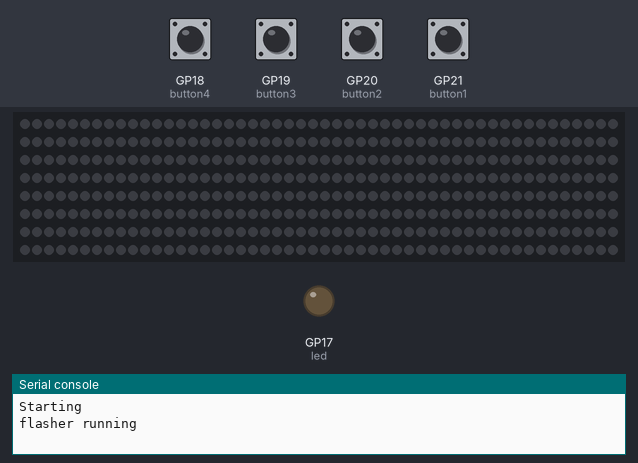
Bench run of a program on a simulated Raspberry Pi Pico running MicroPython. Shown: 400 RGB LEDs in strip order, left to right, continuing on the next row, output pins drawn as LEDs (lit = HIGH), the last lines printed to the serial console. The test bench sets the inputs (shaded band); at power-on: GP18 (button4), GP19 (button3), GP20 (button2), GP21 (button1) HIGH. Dim RGB values are drawn brighter than linear; the clock reads 2024-03-15 10:24:30 at power-on unless the program sets it; library files of the repository ran but are not shown: ws2812.py.

Above: at 1.2 s.
1.3 s: GP19 (button3) pulled LOW for 0.15 s
At 1.38 s:
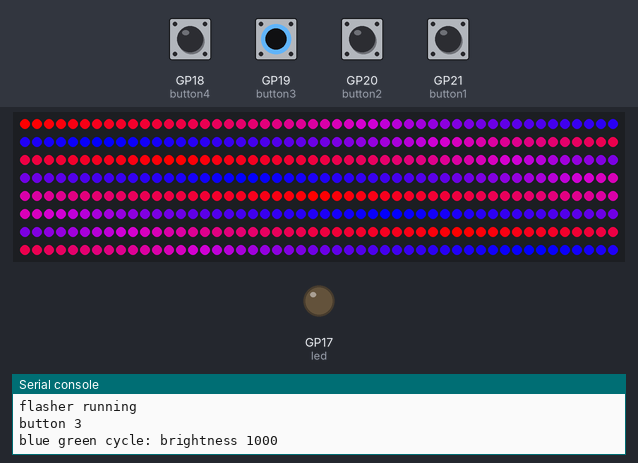
4.3 s: GP18 (button4) pulled LOW for 0.15 s
At 5.7 s:
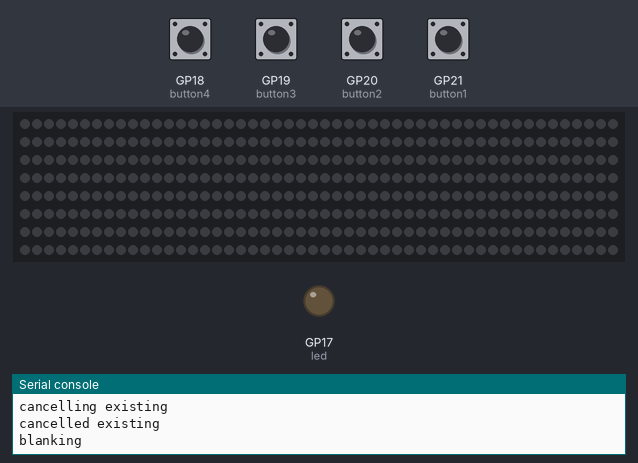
7.4 s: GP20 (button2) pulled LOW for 0.15 s
At 10.05 s:
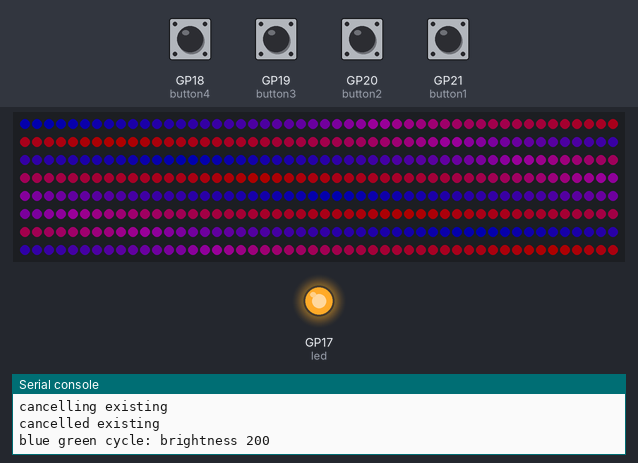
10.4 s: GP19 (button3) pulled LOW for 1 s
At 10.64 s:
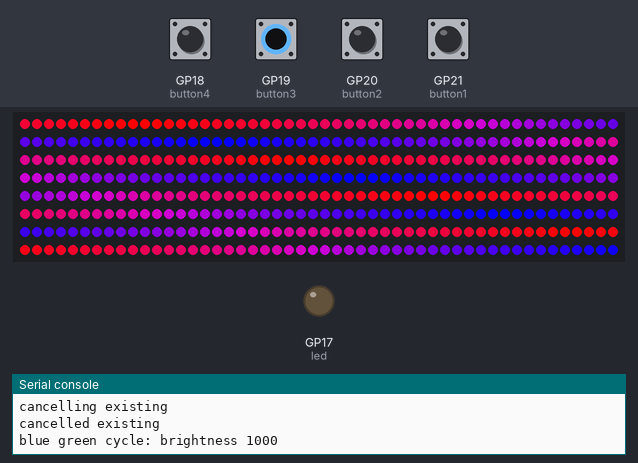
13.4 s: GP20 (button2) pulled LOW for 1 s
At 13.48 s:
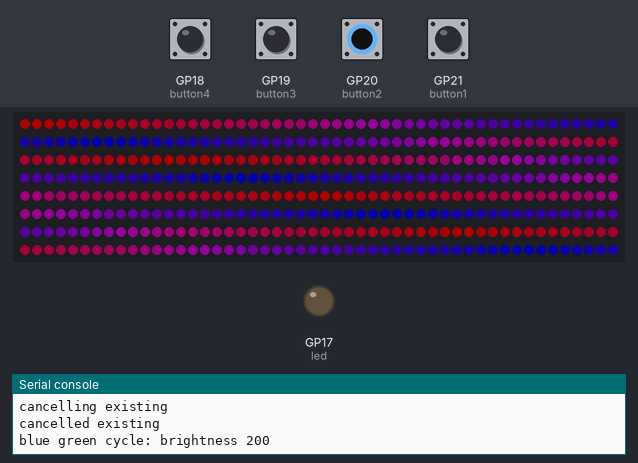
16.4 s: GP18 (button4) pulled LOW for 1 s
At 17.2 s:
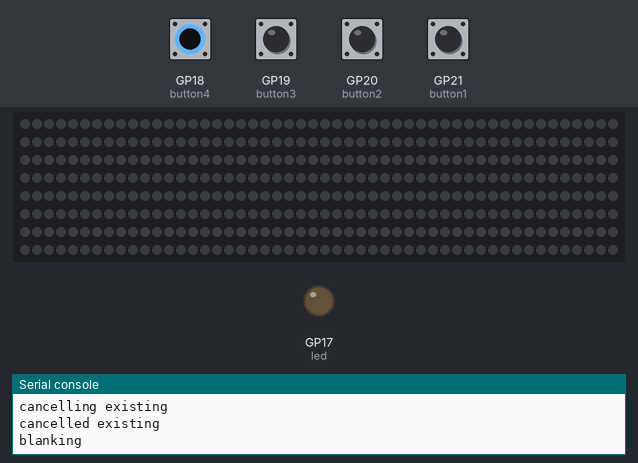
Timing chart, 0 to 20.5 s (numbered marks = the images above; inputs shaded):
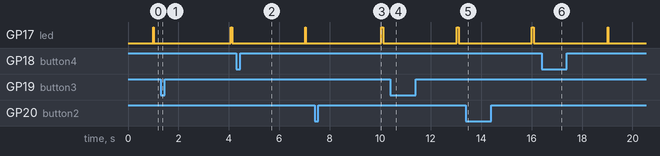

Measured:
- after the input at 1.3 s, the LEDs: change after 0.07 s (image 1)
- after the input at 4.3 s, the LEDs: change after 0.10 s (image 2)
- after the input at 7.4 s, the LEDs: first change after 0.10 s (image 3 shows a later state)
- after the input at 16.4 s, the LEDs: change after 0.09 s (image 6)

The program:

main.py
```python
# Example using PIO to drive a set of WS2812 LEDs.

import ws2812
import uasyncio
import machine
import utime

BLACK = (0, 0, 0)
RED = (255, 0, 0)
YELLOW = (255, 150, 0)
GREEN = (0, 255, 0)
CYAN = (0, 255, 255)
BLUE = (0, 0, 255)
PURPLE = (180, 0, 255)
WHITE = (255, 255, 255)
COLORS = (BLACK, RED, YELLOW, GREEN, CYAN, BLUE, PURPLE, WHITE)

button1 = machine.Pin(21, machine.Pin.IN, machine.Pin.PULL_UP)
button2 = machine.Pin(20, machine.Pin.IN, machine.Pin.PULL_UP)
button3 = machine.Pin(19, machine.Pin.IN, machine.Pin.PULL_UP)
button4 = machine.Pin(18, machine.Pin.IN, machine.Pin.PULL_UP)

print("Starting")
led = machine.Pin(17, machine.Pin.OUT)

debounce = 1

machine.freq(180000000)


async def blank():
    try:
        print("blanking")
        ws2812.pixels_fill(BLACK)
        await ws2812.pixels_show()
    except uasyncio.CancelledError:
        pass


async def blue_green(milli_brightness:int=1000):
    try:
        print(f"blue green cycle: brightness {milli_brightness}")
        color_range = list(range(85, 170, 1)) + list(range(169, 86, -1))
        await ws2812.rainbow_cycle_2(0, color_range, 2592000, 100, 1.5, milli_brightness)
        print(f"blue green cycle ended: brightness {milli_brightness}")
    except uasyncio.CancelledError:
        pass


async def led_flash():
    try:
        start_time = utime.time()
        while True:
            while utime.time() < start_time + 1:
                await uasyncio.sleep(0.05)
            led.value(1)
            await uasyncio.sleep(0.02)
            led.value(0)
            start_time += 3
    except uasyncio.CancelledError:
        pass


async def main():
    pressed = utime.time()-debounce
    running_task = None
    uasyncio.create_task(led_flash())
    print("flasher running")
    while True:
        if not button1.value() and utime.time() > pressed+debounce:
            print("button 1")
            pressed=utime.time()
            if running_task:
                print("cancelling existing")
                running_task.cancel()
                await running_task
                print("cancelled existing")
            running_task = uasyncio.create_task(blank())
        if not button4.value() and utime.time() > pressed+debounce:
            print("button 4")
            pressed=utime.time()
            if running_task:
                print("cancelling existing")
                running_task.cancel()
                await running_task
                print("cancelled existing")
            running_task = uasyncio.create_task(blank())
        if not button3.value() and utime.time() > pressed+debounce:
            print("button 3")
            pressed=utime.time()
            if running_task:
                print("cancelling existing")
                running_task.cancel()
                await running_task
                print("cancelled existing")
            running_task = uasyncio.create_task(blue_green())
        if not button2.value() and utime.time() > pressed+debounce:
            print("button 2")
            pressed=utime.time()
            if running_task:
                print("cancelling existing")
                running_task.cancel()
                await running_task
                print("cancelled existing")
            running_task = uasyncio.create_task(blue_green(200))
        await uasyncio.sleep(0.05)


if __name__ == "__main__":
    uasyncio.run(main())
```
